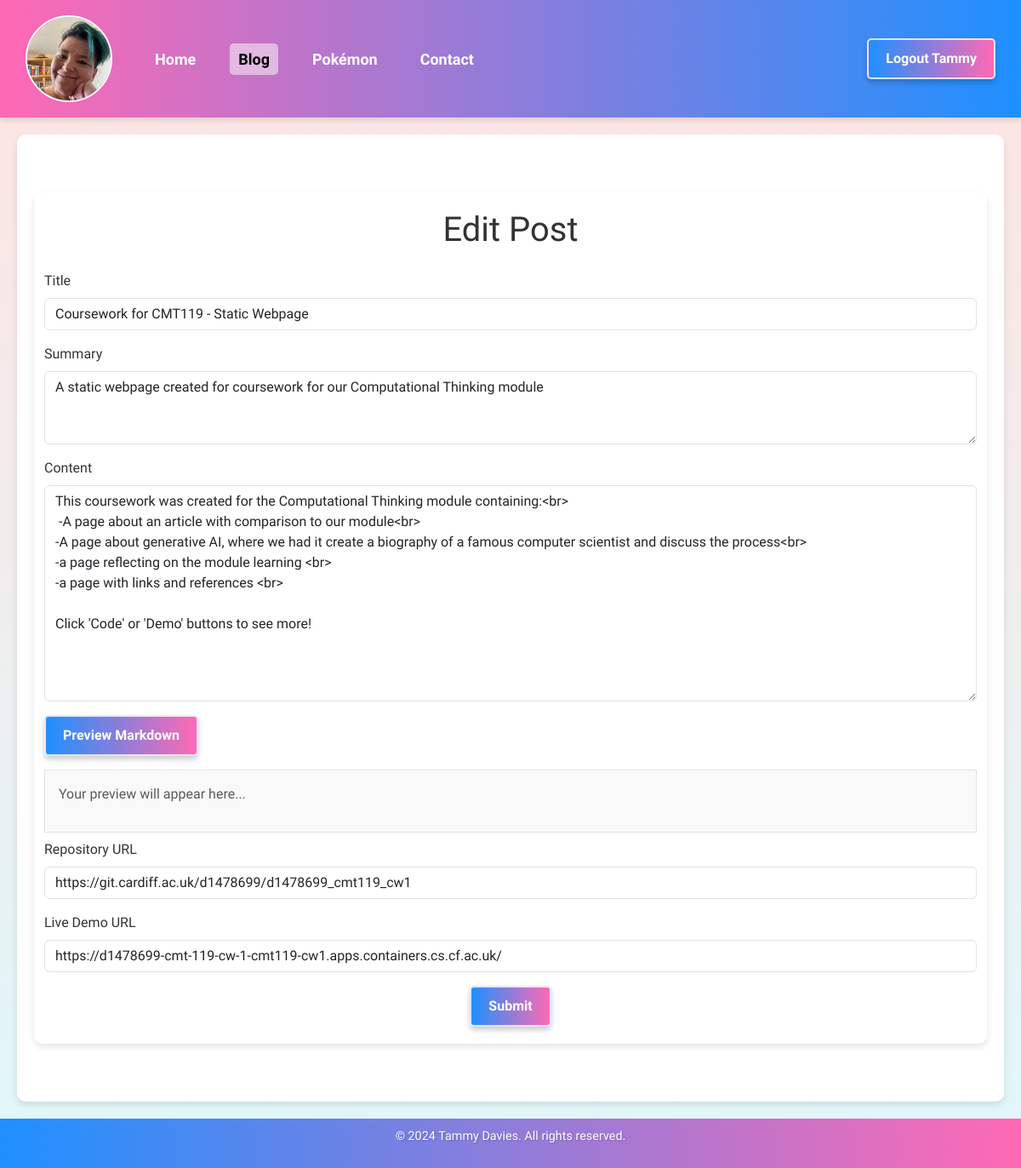
Page /blog/10/edit (signed in) on the committed database.
### app/models/user.py (models this page shows, shortened)
class User(db.Model):
    id = db.Column(db.Integer, primary_key=True)
    username = db.Column(db.String(150), nullable=False, unique=True)
    email = db.Column(db.String(150), nullable=False, unique=True)
    password = db.Column(db.String(200), nullable=False)
    @property
    def is_authenticated(self):
        return True

### app/models/blog_post.py (models this page shows)
class BlogPost(db.Model):
    id = db.Column(db.Integer, primary_key=True)
    title = db.Column(db.String(100), nullable=False)
    content = db.Column(db.Text, nullable=False)
    timestamp = db.Column(db.DateTime, default=datetime.utcnow)
    author = db.Column(db.String(50), nullable=False)
    summary = db.Column(db.String(255), nullable=True)
    repository_url = db.Column(db.String(255), nullable=True)
    live_demo_url = db.Column(db.String(255), nullable=True)
    comments = db.relationship(
        "Comment", backref="post", cascade="all, delete-orphan", lazy=True
    )

### app/routes/blog.py (the view, shortened to what this page needs)
    @app.route("/blog/<int:post_id>/edit", methods=["GET", "POST"])
    @login_required
    def edit_post(post_id):
        if not is_admin():
            return render_template("authentication/forbidden.html")
        post = BlogPost.query.get_or_404(post_id)
        if not is_admin():
            flash("You do not have permission to edit this post.", "danger")
            return redirect(url_for("blog"))
        form = BlogPostForm(obj=post)
        return render_template(
            "blog/blog_post.html",
            form=form,
            post=post,
            edit=True,
            preview_endpoint=url_for("markdown_preview"),
        )

### app/forms.py
class BlogPostForm(FlaskForm):
    title = StringField("Title", validators=[DataRequired()])
    summary = TextAreaField(
        "Summary",
        validators=[DataRequired(message="Please provide a summary for the post.")],
    )
    content = TextAreaField(
        "Content", validators=[DataRequired(message="Content cannot be empty.")]
    )
    repository_url = URLField(
        "Repository URL",
        validators=[Optional(), URL(message="Enter a valid URL")],
    )
    live_demo_url = URLField(
        "Live Demo URL", validators=[Optional(), URL(message="Enter a valid URL")]
    )
    submit = SubmitField("Submit")

### app/routes/authentication_helper.py (called while the page is built)
def is_admin():
    return current_user.is_authenticated and current_user.email == "tammy@tsdavies.com"

### app/templates/blog/blog_post.html (shortened to what this page needs)
{% extends "page_template.html" %} {% block content %}
<main class="container my-5">
  <h1 class="text-center mb-4">
    {{ 'Edit Post' if edit else 'Create New Post' }}
  </h1>
  <form
    class="needs-validation"
    novalidate
    method="POST"
    action="{{ url_for('edit_post', post_id=post.id) if edit else url_for('new_post') }}"
  >
    <div class="mb-3">
      {{ form.title.label(class="form-label") }} {{
      form.title(class="form-control", size=50) }}
    </div>
    <div class="mb-3">
      {{ form.summary.label(class="form-label") }} {{
      form.summary(class="form-control", rows=3) }}
    </div>
    <div class="mb-3">
      {{ form.content.label(class="form-label") }} {{ form.content(id="content",
      class="form-control", rows=10) }}
    </div>
    <button type="button" id="preview-button" class="btn btn-secondary mb-3">
      Preview Markdown
    </button>
    <div id="preview" class="border p-3 mb-2" style="background-color: #f9f9f9">
      <p class="text-muted">Your preview will appear here...</p>
    </div>
    <div class="mb-3">
      {{ form.repository_url.label(class="form-label") }} {{
      form.repository_url(class="form-control", size=50) }}
    </div>
    <div class="mb-3">
      {{ form.live_demo_url.label(class="form-label") }} {{
      form.live_demo_url(class="form-control", size=50) }}
    </div>
    <div class="text-center">{{ form.submit(class="btn btn-primary") }}</div>
  </form>
</main>
{% endblock %}

### app/templates/page_template.html (shortened to what this page needs)
<!doctype html>
<html lang="en">
  <head>
    <link
      href="https://cdn.jsdelivr.net/npm/bootstrap@5.3.0-alpha3/dist/css/bootstrap.min.css"
      rel="stylesheet"
    />
    <link
      rel="stylesheet"
      href="{{ url_for('static', filename='css/style.css') }}"
    />
    <link
      rel="stylesheet"
      href="{{ url_for('static', filename='css/blog_tile.css') }}"
    />
    <link
      rel="stylesheet"
      href="{{ url_for('static', filename='css/pokemon.css') }}"
    />
    <link
      rel="stylesheet"
      href="{{ url_for('static', filename='css/flash_style.css') }}"
    />
  </head>
  <body>
    <header>
      <nav class="navbar">
        <ul class="navbar-nav left">
          <li class="nav-item avatar">
            <a href="/">
              <img
                src="{{ url_for('static', filename='images/avatar.webp') }}"
                alt="User Avatar"
              />
            </a>
          </li>
          <li class="nav-item">
            <a
              class="nav-link {% if request.path == '/' %}active{% endif %}"
              href="/"
              aria-label="Navigate to Home"
              >Home</a
            >
          </li>
          <li class="nav-item">
            <a
              class="nav-link {% if request.path.startswith('/blog') %}active{% endif %}"
              href="/blog"
              aria-label="Navigate to Blog"
              >Blog</a
            >
          </li>
          <li class="nav-item">
            <a
              class="nav-link {% if request.path.startswith('/pokemon') %}active{% endif %}"
              href="/pokemon"
              aria-label="Navigate to Pokémon"
              >Pokémon</a
            >
          </li>
          <li class="nav-item">
            <a
              class="nav-link {% if request.path == '/contact' %}active{% endif %}"
              href="/contact"
              aria-label="Navigate to Contact"
              >Contact</a
            >
          </li>
        </ul>
        <ul class="navbar-nav right">
          {% if current_user.is_authenticated %}
          <li class="nav-item">
            <a class="btn btn-primary" href="/logout"
              >Logout {{ current_user.username }}</a
            >
          </li>
          {% endif %}
        </ul>
      </nav>
    </header>
    <main>
       {% block content %} {% endblock %}
    </main>
    <footer>
      <p>&copy; 2024 Tammy Davies. All rights reserved.</p>
    </footer>
  </body>
</html>

### app/static/css/style.css (style rules this page uses)
body { margin: 0; padding: 0; font-family: "Prompt", "Roboto", Arial, sans-serif; background: linear-gradient(to bottom, #ffe4e1, #e0f7fa); color: #333; display: flex; flex-direction: column; min-height: 100vh; }
header { background: linear-gradient(90deg, #ff69b4, #1e90ff); color: white; padding: 10px 20px; display: flex; justify-content: space-between; align-items: center; box-shadow: 0 4px 6px rgba(0, 0, 0, 0.1); }
main { flex: 1; display: flex; flex-direction: column; justify-content: center; padding: 20px; background: white; border-radius: 10px; box-shadow: 0 4px 8px rgba(0, 0, 0, 0.1); max-width: 1200px; margin: 20px auto; width: calc(100% - 40px); }
footer { background: linear-gradient(90deg, #1e90ff, #ff69b4); color: white; text-align: center; padding: 10px 0; font-size: 0.9rem; text-shadow: 1px 1px 2px rgba(0, 0, 0, 0.2); }
button, .btn { background: linear-gradient(90deg, #1e90ff, #ff69b4); color: white; border: 2px solid #ffffffcc; padding: 10px 20px; border-radius: 5px; font-weight: bold; cursor: pointer; transition: background 0.3s, box-shadow 0.3s, transform 0.2s; box-shadow: 0 4px 6px rgba(0, 0, 0, 0.2); }
.btn { background: linear-gradient(90deg, #1e90ff, #ff69b4); color: white; border: 2px solid #ffffffcc; padding: 10px 20px; border-radius: 5px; font-weight: bold; cursor: pointer; transition: background 0.3s, box-shadow 0.3s, transform 0.2s; box-shadow: 0 4px 6px rgba(0, 0, 0, 0.2); }
header { background: linear-gradient(90deg, #ff69b4, #1e90ff); color: white; padding: 10px 20px; box-shadow: 0 4px 6px rgba(0, 0, 0, 0.1); }
.navbar { display: flex; justify-content: space-between; align-items: center; width: 100%; flex-direction: row; }
.navbar-nav { display: flex; list-style: none; padding: 0; margin: 0; }
.navbar-nav.left { flex-grow: 1; justify-content: flex-start; flex-direction: row; align-items: center; }
.navbar-nav.right { justify-content: flex-end; align-items: center; flex-direction: row; }
.nav-item { margin: 0 10px; font-size: 18px; }
.nav-link { color: white; text-decoration: none; font-weight: bold; padding: 5px 10px; border-radius: 5px; transition: background-color 0.3s, color 0.3s; }
.nav-link:hover, .nav-link.active { background-color: #ffffff80; color: #333; }
.avatar img { width: 82px; height: 82px; border-radius: 50%; border: 2px solid white; object-fit: cover; transition: transform 0.3s ease, box-shadow 0.3s ease; }
.navbar { display: flex; justify-content: space-between; align-items: center; width: 100%; flex-wrap: wrap; gap: 10px; }
.navbar-nav.left { display: flex; align-items: center; flex-wrap: wrap; gap: 10px; }
.navbar-nav.right { display: flex; align-items: center; flex-wrap: wrap; gap: 10px; justify-content: flex-end; }
.avatar img { width: 102px; height: 102px; border-radius: 50%; border: 2px solid white; object-fit: cover; transition: transform 0.3s ease, box-shadow 0.3s ease; margin-right: 10px; }
.btn, .btn-outline-secondary { margin-bottom: 0; }

### rows in the picture
User: username "Tammy"
BlogPost: title "Coursework for CMT119 - Static Webpage", summary "A static webpage created for coursework for our Computational Thinking module", content "This coursework was created for the Computational Thinking module containing:<br> -A page about an article with comparison to our module<br> -A page about generative AI, where we had it create a biography of a famous computer scientist and discuss the process<br> -a page reflecting on the module learning <br> -a page with links and references <br> Click 'Code' or 'Demo' buttons to see more!", repository_url "https://git.cardiff.ac.uk/d1478699/d1478699_cmt119_cw1", live_demo_url "https://d1478699-cmt-119-cw-1-cmt119-cw1.apps.containers.cs.cf.ac.uk/"

### other values in the picture
{{ 'Edit Post' if edit else 'Create New Post' }} "Edit Post"
